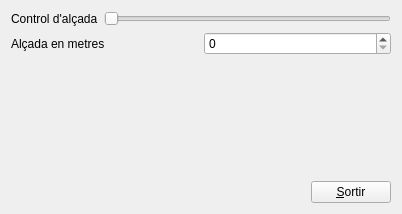
<?xml version="1.0" encoding="UTF-8"?>
<ui version="4.0">
 <class>MyForm</class>
 <widget class="QWidget" name="MyForm">
  <property name="geometry">
   <rect>
    <x>0</x>
    <y>0</y>
    <width>402</width>
    <height>214</height>
   </rect>
  </property>
  <property name="windowTitle">
   <string>Mi Primera App</string>
  </property>
  <layout class="QVBoxLayout" name="verticalLayout">
   <item>
    <layout class="QHBoxLayout" name="horizontalLayout">
     <item>
      <widget class="QLabel" name="label">
       <property name="maximumSize">
        <size>
         <width>300</width>
         <height>16777215</height>
        </size>
       </property>
       <property name="text">
        <string>Control d'alçada</string>
       </property>
      </widget>
     </item>
     <item>
      <widget class="QSlider" name="horizontalSlider">
       <property name="minimumSize">
        <size>
         <width>50</width>
         <height>0</height>
        </size>
       </property>
       <property name="maximumSize">
        <size>
         <width>300</width>
         <height>16777215</height>
        </size>
       </property>
       <property name="orientation">
        <enum>Qt::Horizontal</enum>
       </property>
      </widget>
     </item>
    </layout>
   </item>
   <item>
    <layout class="QHBoxLayout" name="horizontalLayout_2">
     <item>
      <widget class="QLabel" name="label_2">
       <property name="text">
        <string>Alçada en metres</string>
       </property>
      </widget>
     </item>
     <item>
      <widget class="QSpinBox" name="spinBox"/>
     </item>
    </layout>
   </item>
   <item>
    <spacer name="verticalSpacer">
     <property name="orientation">
      <enum>Qt::Vertical</enum>
     </property>
     <property name="sizeHint" stdset="0">
      <size>
       <width>20</width>
       <height>91</height>
      </size>
     </property>
    </spacer>
   </item>
   <item>
    <layout class="QHBoxLayout" name="horizontalLayout_3">
     <item>
      <spacer name="horizontalSpacer">
       <property name="orientation">
        <enum>Qt::Horizontal</enum>
       </property>
       <property name="sizeHint" stdset="0">
        <size>
         <width>278</width>
         <height>20</height>
        </size>
       </property>
      </spacer>
     </item>
     <item>
      <widget class="QPushButton" name="pushButton">
       <property name="text">
        <string>&amp;Sortir</string>
       </property>
      </widget>
     </item>
    </layout>
   </item>
  </layout>
 </widget>
 <resources/>
 <connections>
  <connection>
   <sender>horizontalSlider</sender>
   <signal>sliderMoved(int)</signal>
   <receiver>spinBox</receiver>
   <slot>setValue(int)</slot>
   <hints>
    <hint type="sourcelabel">
     <x>218</x>
     <y>33</y>
    </hint>
    <hint type="destinationlabel">
     <x>265</x>
     <y>93</y>
    </hint>
   </hints>
  </connection>
  <connection>
   <sender>spinBox</sender>
   <signal>valueChanged(int)</signal>
   <receiver>horizontalSlider</receiver>
   <slot>setValue(int)</slot>
   <hints>
    <hint type="sourcelabel">
     <x>255</x>
     <y>95</y>
    </hint>
    <hint type="destinationlabel">
     <x>215</x>
     <y>30</y>
    </hint>
   </hints>
  </connection>
  <connection>
   <sender>pushButton</sender>
   <signal>clicked()</signal>
   <receiver>MyForm</receiver>
   <slot>close()</slot>
   <hints>
    <hint type="sourcelabel">
     <x>299</x>
     <y>177</y>
    </hint>
    <hint type="destinationlabel">
     <x>279</x>
     <y>176</y>
    </hint>
   </hints>
  </connection>
 </connections>
</ui>
